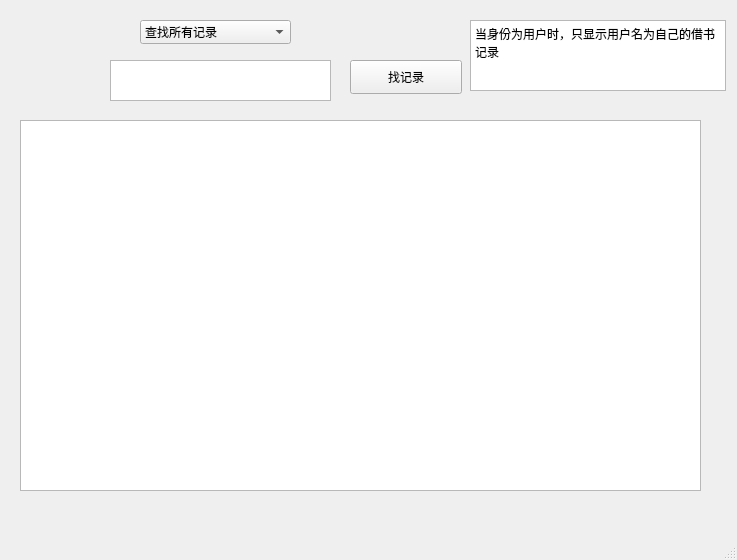
<?xml version="1.0" encoding="UTF-8"?>
<ui version="4.0">
 <class>findnote</class>
 <widget class="QMainWindow" name="findnote">
  <property name="geometry">
   <rect>
    <x>0</x>
    <y>0</y>
    <width>737</width>
    <height>560</height>
   </rect>
  </property>
  <property name="windowTitle">
   <string>MainWindow</string>
  </property>
  <widget class="QWidget" name="centralwidget">
   <widget class="QComboBox" name="comboBox">
    <property name="geometry">
     <rect>
      <x>140</x>
      <y>20</y>
      <width>151</width>
      <height>24</height>
     </rect>
    </property>
    <item>
     <property name="text">
      <string>查找所有记录</string>
     </property>
    </item>
    <item>
     <property name="text">
      <string>按书名查找</string>
     </property>
    </item>
    <item>
     <property name="text">
      <string>按用户名查找</string>
     </property>
    </item>
    <item>
     <property name="text">
      <string>按是否还书查数</string>
     </property>
    </item>
   </widget>
   <widget class="QPushButton" name="pushButton">
    <property name="geometry">
     <rect>
      <x>350</x>
      <y>60</y>
      <width>112</width>
      <height>34</height>
     </rect>
    </property>
    <property name="text">
     <string>找记录</string>
    </property>
   </widget>
   <widget class="QTableView" name="tableView">
    <property name="geometry">
     <rect>
      <x>20</x>
      <y>120</y>
      <width>681</width>
      <height>371</height>
     </rect>
    </property>
   </widget>
   <widget class="QTextEdit" name="word1">
    <property name="geometry">
     <rect>
      <x>110</x>
      <y>60</y>
      <width>221</width>
      <height>41</height>
     </rect>
    </property>
   </widget>
   <widget class="QTextBrowser" name="textBrowser">
    <property name="geometry">
     <rect>
      <x>470</x>
      <y>20</y>
      <width>256</width>
      <height>71</height>
     </rect>
    </property>
    <property name="html">
     <string>&lt;!DOCTYPE HTML PUBLIC &quot;-//W3C//DTD HTML 4.0//EN&quot; &quot;http://www.w3.org/TR/REC-html40/strict.dtd&quot;&gt;
&lt;html&gt;&lt;head&gt;&lt;meta name=&quot;qrichtext&quot; content=&quot;1&quot; /&gt;&lt;style type=&quot;text/css&quot;&gt;
p, li { white-space: pre-wrap; }
&lt;/style&gt;&lt;/head&gt;&lt;body style=&quot; font-family:'SimSun'; font-size:9pt; font-weight:400; font-style:normal;&quot;&gt;
&lt;p style=&quot; margin-top:0px; margin-bottom:0px; margin-left:0px; margin-right:0px; -qt-block-indent:0; text-indent:0px;&quot;&gt;当身份为用户时，只显示用户名为自己的借书记录&lt;/p&gt;&lt;/body&gt;&lt;/html&gt;</string>
    </property>
   </widget>
  </widget>
  <widget class="QMenuBar" name="menubar">
   <property name="geometry">
    <rect>
     <x>0</x>
     <y>0</y>
     <width>737</width>
     <height>30</height>
    </rect>
   </property>
  </widget>
  <widget class="QStatusBar" name="statusbar"/>
 </widget>
 <resources/>
 <connections/>
</ui>
